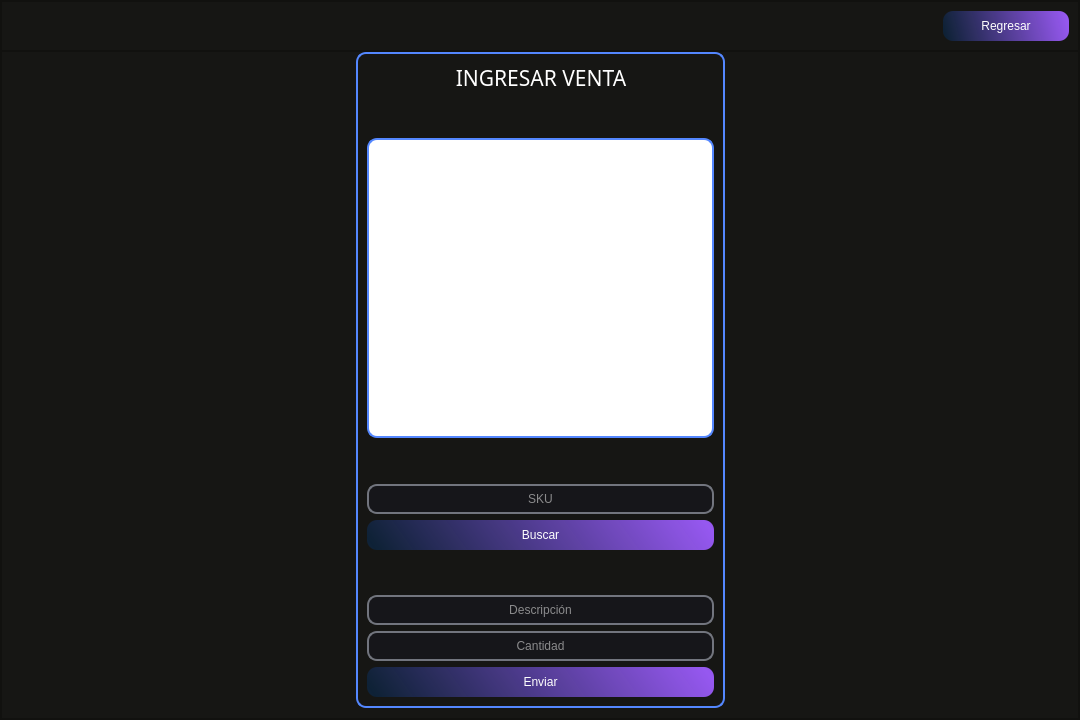
<?xml version="1.0" encoding="UTF-8"?>
<ui version="4.0">
 <class>MainWindow</class>
 <widget class="QMainWindow" name="MainWindow">
  <property name="geometry">
   <rect>
    <x>0</x>
    <y>0</y>
    <width>1080</width>
    <height>720</height>
   </rect>
  </property>
  <property name="windowTitle">
   <string>MainWindow</string>
  </property>
  <widget class="QWidget" name="centralwidget">
   <property name="minimumSize">
    <size>
     <width>1080</width>
     <height>720</height>
    </size>
   </property>
   <layout class="QVBoxLayout" name="verticalLayout">
    <property name="spacing">
     <number>0</number>
    </property>
    <property name="leftMargin">
     <number>0</number>
    </property>
    <property name="topMargin">
     <number>0</number>
    </property>
    <property name="rightMargin">
     <number>0</number>
    </property>
    <property name="bottomMargin">
     <number>0</number>
    </property>
    <item>
     <widget class="QFrame" name="frame_fondo">
      <property name="styleSheet">
       <string notr="true">background-color: rgb(22, 22, 20);</string>
      </property>
      <property name="frameShape">
       <enum>QFrame::StyledPanel</enum>
      </property>
      <property name="frameShadow">
       <enum>QFrame::Raised</enum>
      </property>
      <layout class="QVBoxLayout" name="verticalLayout_2">
       <property name="spacing">
        <number>0</number>
       </property>
       <property name="leftMargin">
        <number>0</number>
       </property>
       <property name="topMargin">
        <number>0</number>
       </property>
       <property name="rightMargin">
        <number>0</number>
       </property>
       <property name="bottomMargin">
        <number>0</number>
       </property>
       <item>
        <widget class="QFrame" name="frame_superior">
         <property name="maximumSize">
          <size>
           <width>16777215</width>
           <height>50</height>
          </size>
         </property>
         <property name="styleSheet">
          <string notr="true">

QPushButton{
background-color: qlineargradient(spread:reflect, x1:0, y1:0.562273, x2:1, y2:0.5, stop:0 rgba(11, 38, 67, 184), stop: 1 rgba(150, 88, 240, 255));
border-radius: 10px;
font: 12pt &quot;Sans Serif&quot;;
color: rgb(255, 255, 254); }

QPushButton:hover{
background-color: qlineargradient(spread:reflect, x1:0, y1:0.562273, x2:0.949, y2:0.545455, stop: 0 rgba(11, 38, 67, 184), stop:1 rgba(88, 240, 171, 255));
border-radius:10px;
font: 12pt &quot;Sans Serif&quot;;
color: rgb(255, 255, 254);
}</string>
         </property>
         <property name="frameShape">
          <enum>QFrame::StyledPanel</enum>
         </property>
         <property name="frameShadow">
          <enum>QFrame::Raised</enum>
         </property>
         <layout class="QHBoxLayout" name="horizontalLayout_6">
          <property name="spacing">
           <number>6</number>
          </property>
          <property name="leftMargin">
           <number>9</number>
          </property>
          <property name="topMargin">
           <number>9</number>
          </property>
          <property name="rightMargin">
           <number>9</number>
          </property>
          <property name="bottomMargin">
           <number>9</number>
          </property>
          <item>
           <spacer name="horizontalSpacer_13">
            <property name="orientation">
             <enum>Qt::Horizontal</enum>
            </property>
            <property name="sizeHint" stdset="0">
             <size>
              <width>245</width>
              <height>20</height>
             </size>
            </property>
           </spacer>
          </item>
          <item>
           <widget class="QPushButton" name="pushButton_regresar_2">
            <property name="minimumSize">
             <size>
              <width>126</width>
              <height>30</height>
             </size>
            </property>
            <property name="styleSheet">
             <string notr="true">QPushButton:hover{
background-color: qlineargradient(spread:pad, x1:0, y1:0, x2:1, y2:0, stop:0 rgba(0, 0, 0, 255), stop:0.727273 rgba(142, 19, 16, 255));
border-radius:10px;
font: 12pt &quot;Sans Serif&quot;;
color: rgb(255, 255, 254);
}</string>
            </property>
            <property name="text">
             <string>Regresar</string>
            </property>
           </widget>
          </item>
         </layout>
        </widget>
       </item>
       <item>
        <widget class="QFrame" name="frame_inferior">
         <property name="styleSheet">
          <string notr="true">

QPushButton{
background-color: qlineargradient(spread:reflect, x1:0, y1:0.562273, x2:1, y2:0.5, stop:0 rgba(11, 38, 67, 184), stop: 1 rgba(150, 88, 240, 255));
border-radius: 10px;
font: 12pt &quot;Sans Serif&quot;;
color: rgb(255, 255, 254); }

QPushButton:hover{
background-color: qlineargradient(spread:reflect, x1:0, y1:0.562273, x2:0.949, y2:0.545455, stop: 0 rgba(11, 38, 67, 184), stop:1 rgba(88, 240, 171, 255));
border-radius:10px;
font: 12pt &quot;Sans Serif&quot;;
color: rgb(255, 255, 254);
}</string>
         </property>
         <property name="frameShape">
          <enum>QFrame::StyledPanel</enum>
         </property>
         <property name="frameShadow">
          <enum>QFrame::Raised</enum>
         </property>
         <layout class="QHBoxLayout" name="horizontalLayout_11">
          <property name="spacing">
           <number>0</number>
          </property>
          <property name="leftMargin">
           <number>0</number>
          </property>
          <property name="topMargin">
           <number>0</number>
          </property>
          <property name="rightMargin">
           <number>0</number>
          </property>
          <property name="bottomMargin">
           <number>10</number>
          </property>
          <item>
           <spacer name="horizontalSpacer_16">
            <property name="orientation">
             <enum>Qt::Horizontal</enum>
            </property>
            <property name="sizeHint" stdset="0">
             <size>
              <width>351</width>
              <height>20</height>
             </size>
            </property>
           </spacer>
          </item>
          <item>
           <widget class="QFrame" name="frame_busquedadeusuarios_4">
            <property name="minimumSize">
             <size>
              <width>369</width>
              <height>606</height>
             </size>
            </property>
            <property name="maximumSize">
             <size>
              <width>369</width>
              <height>1000</height>
             </size>
            </property>
            <property name="styleSheet">
             <string notr="true">QLineEdit{
background-color: rgb(22, 22, 26);
border-radius: 10px;
font: 12pt &quot;SansSerif&quot;;
color: rgb(255, 255, 254);
border: 2px solid rgb(114, 117, 126);}

QLineEdit:hover{
background-color: rgb(22, 22, 26);
border-radius: 10px;
font: 12pt &quot;Sans Serif&quot;;
border: 2px solid rgb(44, 182, 125); }

QLineEdit:focus {
background-color: rgb(1, 1, 1);
border-radius:10px;
font: 12pt &quot;Sans Serif&quot;;
border: 2px solid rgb(127, 90, 240);
}

QPushButton{
background-color: qlineargradient(spread:reflect, x1:0, y1:0.562273, x2:1, y2:0.5, stop:0 rgba(11, 38, 67, 184), stop: 1 rgba(150, 88, 240, 255));
border-radius: 10px;
font: 12pt &quot;Sans Serif&quot;;
color: rgb(255, 255, 254); }

QPushButton:hover{
background-color: qlineargradient(spread:reflect, x1:0, y1:0.562273, x2:0.949, y2:0.545455, stop: 0 rgba(11, 38, 67, 184), stop:1 rgba(88, 240, 171, 255));
border-radius:10px;
font: 12pt &quot;Sans Serif&quot;;
color: rgb(255, 255, 254);
}

QComboBox{
background-color: rgb(22, 22, 26);
border-radius: 10px;
font: 12pt &quot;SansSerif&quot;;
color: rgb(255, 255, 254);
border: 2px solid rgb(114, 117, 126);}

QComboBox:hover{
background-color: rgb(22, 22, 26);
border-radius: 10px;
font: 12pt &quot;Sans Serif&quot;;
border: 2px solid rgb(44, 182, 125); }

QFrame{
border-radius: 10px;
border: 2px solid rgb(84, 135, 255)
}




</string>
            </property>
            <property name="frameShape">
             <enum>QFrame::StyledPanel</enum>
            </property>
            <property name="frameShadow">
             <enum>QFrame::Raised</enum>
            </property>
            <layout class="QGridLayout" name="gridLayout_2">
             <item row="3" column="0">
              <spacer name="verticalSpacer_6">
               <property name="orientation">
                <enum>Qt::Vertical</enum>
               </property>
               <property name="sizeHint" stdset="0">
                <size>
                 <width>20</width>
                 <height>40</height>
                </size>
               </property>
              </spacer>
             </item>
             <item row="2" column="0">
              <widget class="QFrame" name="frame_imagen_producto">
               <property name="minimumSize">
                <size>
                 <width>347</width>
                 <height>300</height>
                </size>
               </property>
               <property name="maximumSize">
                <size>
                 <width>16777215</width>
                 <height>16777215</height>
                </size>
               </property>
               <property name="whatsThis">
                <string>&lt;html&gt;&lt;head/&gt;&lt;body&gt;&lt;p&gt;&lt;img src=&quot;:/Producto/sticker-png-delivery-icon-product-icon.png&quot;/&gt;&lt;/p&gt;&lt;/body&gt;&lt;/html&gt;</string>
               </property>
               <property name="styleSheet">
                <string notr="true">border-image: url(:/Venta/venta-Photoroom.png);
background-color: rgb(255, 255, 255);</string>
               </property>
               <property name="frameShape">
                <enum>QFrame::StyledPanel</enum>
               </property>
               <property name="frameShadow">
                <enum>QFrame::Raised</enum>
               </property>
              </widget>
             </item>
             <item row="0" column="0">
              <layout class="QHBoxLayout" name="horizontalLayout_10">
               <item>
                <spacer name="horizontalSpacer_14">
                 <property name="orientation">
                  <enum>Qt::Horizontal</enum>
                 </property>
                 <property name="sizeHint" stdset="0">
                  <size>
                   <width>40</width>
                   <height>20</height>
                  </size>
                 </property>
                </spacer>
               </item>
               <item>
                <widget class="QLabel" name="label_ingresarventa">
                 <property name="font">
                  <font>
                   <family>Impact</family>
                   <pointsize>16</pointsize>
                  </font>
                 </property>
                 <property name="styleSheet">
                  <string notr="true">color: rgb(255, 255, 255);

border-radius: 0px;

border:0px;</string>
                 </property>
                 <property name="text">
                  <string>INGRESAR VENTA</string>
                 </property>
                 <property name="alignment">
                  <set>Qt::AlignCenter</set>
                 </property>
                </widget>
               </item>
               <item>
                <spacer name="horizontalSpacer_15">
                 <property name="orientation">
                  <enum>Qt::Horizontal</enum>
                 </property>
                 <property name="sizeHint" stdset="0">
                  <size>
                   <width>40</width>
                   <height>20</height>
                  </size>
                 </property>
                </spacer>
               </item>
              </layout>
             </item>
             <item row="4" column="0">
              <widget class="QLineEdit" name="lineEdit_sku_ingresarventa">
               <property name="minimumSize">
                <size>
                 <width>200</width>
                 <height>30</height>
                </size>
               </property>
               <property name="alignment">
                <set>Qt::AlignCenter</set>
               </property>
               <property name="placeholderText">
                <string>SKU</string>
               </property>
              </widget>
             </item>
             <item row="7" column="0">
              <widget class="QLineEdit" name="lineEdit_descripicion_ingresarventa">
               <property name="minimumSize">
                <size>
                 <width>0</width>
                 <height>30</height>
                </size>
               </property>
               <property name="alignment">
                <set>Qt::AlignCenter</set>
               </property>
               <property name="placeholderText">
                <string>Descripción</string>
               </property>
              </widget>
             </item>
             <item row="8" column="0">
              <widget class="QLineEdit" name="lineEdit_cant_ingresarventa">
               <property name="minimumSize">
                <size>
                 <width>0</width>
                 <height>30</height>
                </size>
               </property>
               <property name="alignment">
                <set>Qt::AlignCenter</set>
               </property>
               <property name="placeholderText">
                <string>Cantidad</string>
               </property>
              </widget>
             </item>
             <item row="9" column="0">
              <widget class="QPushButton" name="pushButton_enviar">
               <property name="minimumSize">
                <size>
                 <width>130</width>
                 <height>30</height>
                </size>
               </property>
               <property name="text">
                <string>Enviar</string>
               </property>
              </widget>
             </item>
             <item row="5" column="0">
              <widget class="QPushButton" name="pushButton_buscar_sku_ingresarventa">
               <property name="minimumSize">
                <size>
                 <width>130</width>
                 <height>30</height>
                </size>
               </property>
               <property name="text">
                <string>Buscar</string>
               </property>
              </widget>
             </item>
             <item row="6" column="0">
              <spacer name="verticalSpacer_3">
               <property name="orientation">
                <enum>Qt::Vertical</enum>
               </property>
               <property name="sizeHint" stdset="0">
                <size>
                 <width>20</width>
                 <height>40</height>
                </size>
               </property>
              </spacer>
             </item>
             <item row="1" column="0">
              <spacer name="verticalSpacer_2">
               <property name="orientation">
                <enum>Qt::Vertical</enum>
               </property>
               <property name="sizeHint" stdset="0">
                <size>
                 <width>20</width>
                 <height>40</height>
                </size>
               </property>
              </spacer>
             </item>
            </layout>
           </widget>
          </item>
          <item>
           <spacer name="horizontalSpacer_17">
            <property name="orientation">
             <enum>Qt::Horizontal</enum>
            </property>
            <property name="sizeHint" stdset="0">
             <size>
              <width>350</width>
              <height>20</height>
             </size>
            </property>
           </spacer>
          </item>
         </layout>
        </widget>
       </item>
      </layout>
     </widget>
    </item>
   </layout>
  </widget>
 </widget>
 <resources>
  <include location="Recursos/Nuevo documento de texto.qrc"/>
 </resources>
 <connections/>
</ui>
